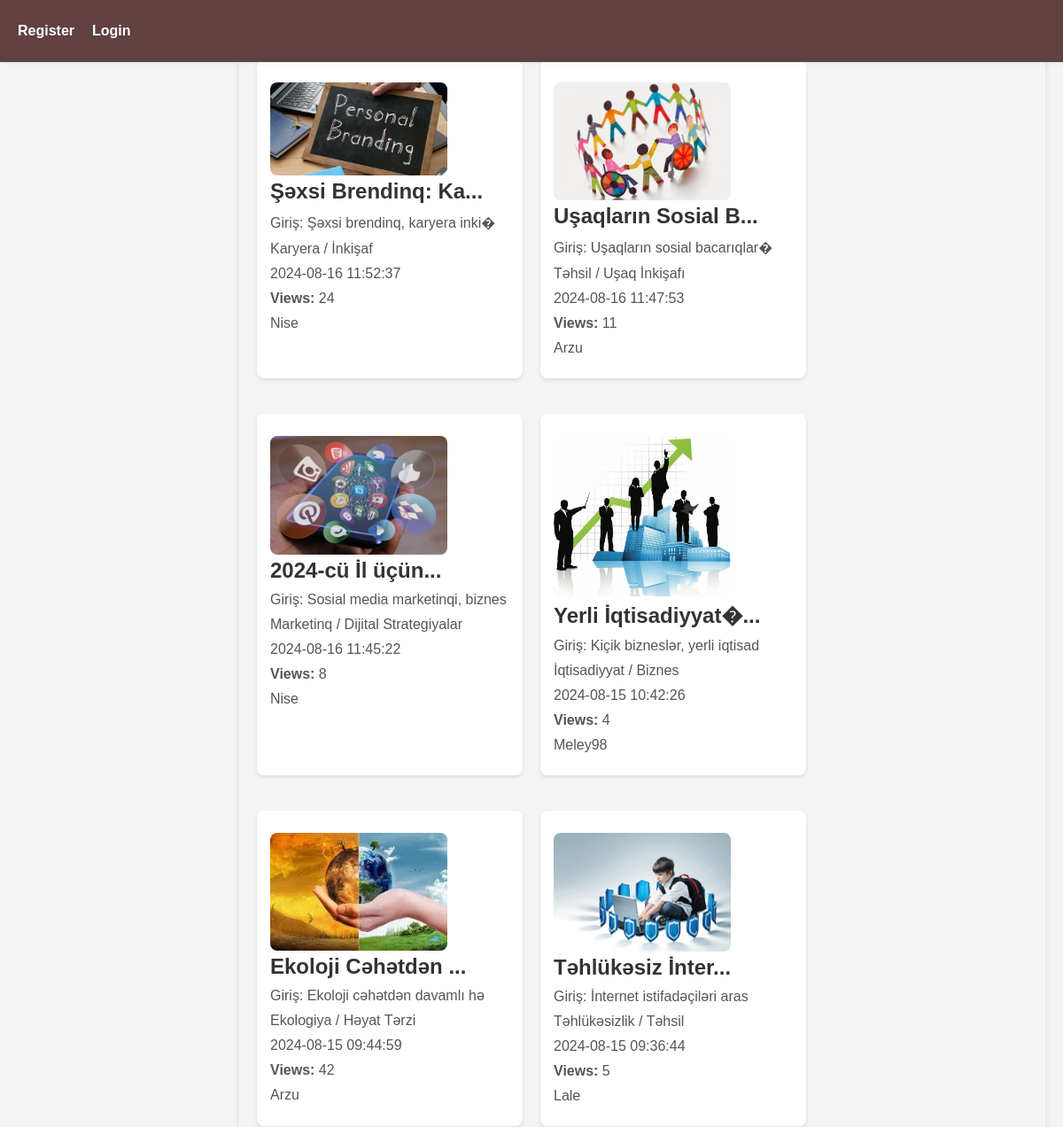
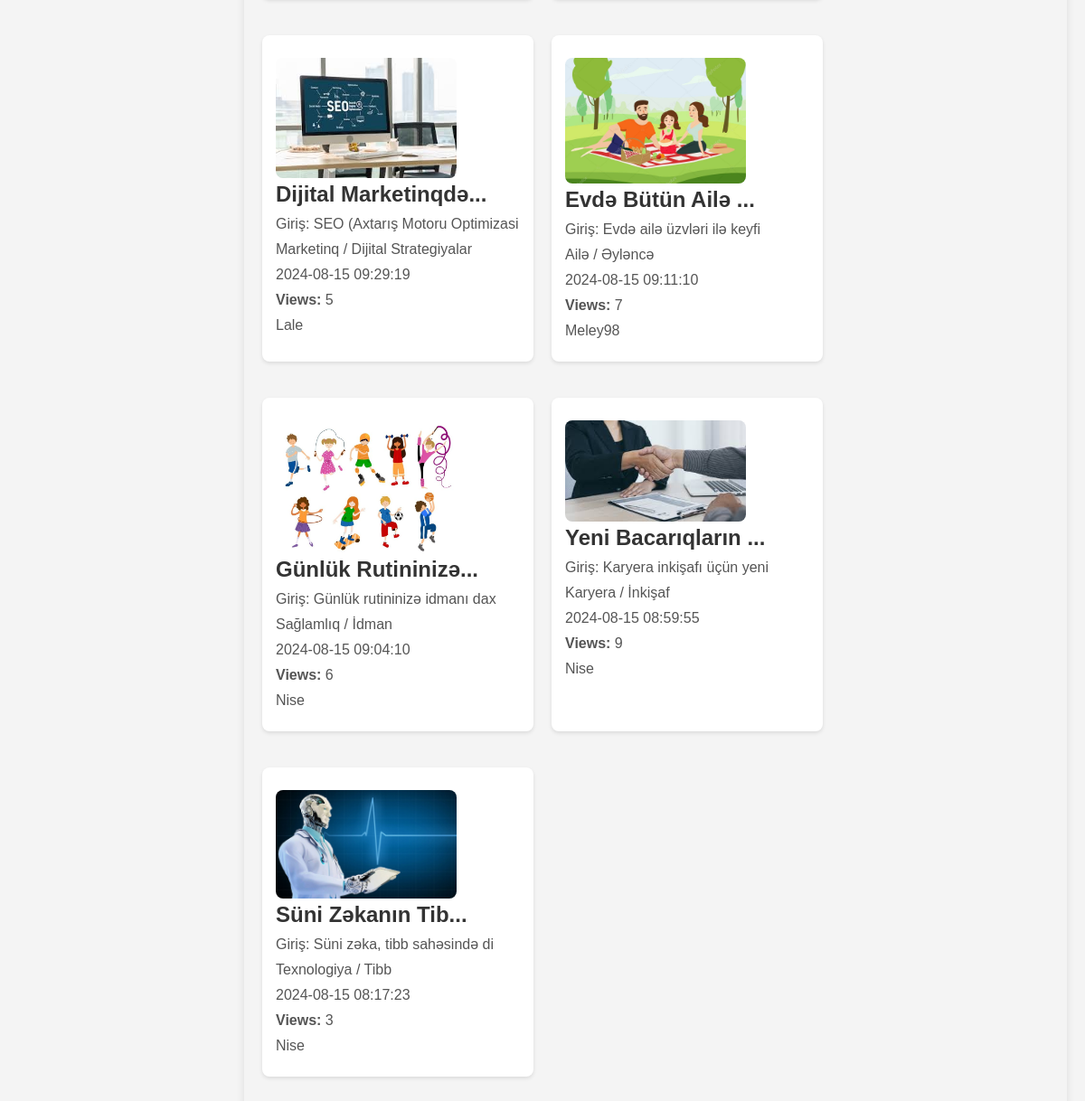
/admin/dashboard/month.php, run on the app's committed database (2 pictures, top to bottom).
### tables this page shows
CREATE TABLE `blogs` (
  `id` bigint(20) NOT NULL,
  `user_id` bigint(20) DEFAULT NULL,
  `category_id` bigint(20) DEFAULT NULL,
  `title` varchar(1000) NOT NULL,
  `description` mediumtext NOT NULL,
  `profile` varchar(255) NOT NULL,
  `is_publish` tinyint(1) DEFAULT 0,
  `view_count` int(11) DEFAULT 0,
  `created_at` timestamp NOT NULL DEFAULT current_timestamp(),
  `updated_at` timestamp NOT NULL DEFAULT current_timestamp() ON UPDATE current_timestamp()
);

CREATE TABLE `categories` (
  `id` bigint(20) NOT NULL,
  `name` varchar(255) NOT NULL,
  `created_at` timestamp NOT NULL DEFAULT current_timestamp(),
  `update_at` timestamp NOT NULL DEFAULT current_timestamp()
);

CREATE TABLE `users` (
  `id` bigint(20) NOT NULL,
  `name` varchar(255) NOT NULL,
  `surname` varchar(255) NOT NULL,
  `password` varchar(255) NOT NULL,
  `gender` int(11) NOT NULL,
  `dob` date NOT NULL,
  `profile` varchar(255) DEFAULT NULL,
  `email` varchar(255) NOT NULL,
  `active` int(11) DEFAULT 0,
  `role` int(11) DEFAULT 0,
  `otp` int(11) DEFAULT NULL,
  `created_at` timestamp NOT NULL DEFAULT current_timestamp(),
  `updated_at` timestamp NOT NULL DEFAULT current_timestamp()
);

### admin/dashboard/month.php (the view, shortened to what this page needs)
<?php
include '../../index.php';
$startOfMonth = date('Y-m-01');
$endOfMonth = date('Y-m-t');
$sql = "
    SELECT
        b.id AS blog_id,
        b.title AS blog_title,
        b.description AS blog_description,
        b.profile AS blog_profile_image,
        b.created_at AS blog_created_at,
        b.view_count AS blog_view_count,
        c.name AS category_name,
        u.name AS user_name
    FROM
        blogs b
    JOIN
        categories c ON b.category_id = c.id
    JOIN
        users u ON b.user_id = u.id
    WHERE
        b.is_publish = 1 AND b.created_at BETWEEN :startOfMonth AND :endOfMonth
    ORDER BY
        b.created_at DESC
";
$result = $connection->prepare($sql);
$result->bindParam(':startOfMonth', $startOfMonth);
$result->bindParam(':endOfMonth', $endOfMonth);
$result->execute();
$blogs = $result->fetchAll(PDO::FETCH_ASSOC);
?>
<!DOCTYPE html>
<html lang="en">
<head>
</head>
<body>
    <div class="hero">
        <h2>Blogs of the Month</h2>
        <div class="blogList">
            <?php if ($blogs): ?>
                <?php foreach ($blogs as $blog): ?>
                    <div class="blogItem">
                        <a href="http://localhost/final-project-php/admin/blogs/detailblog.php?id=<?= htmlspecialchars($blog['blog_id']); ?>">
                            <?php if ($blog['blog_profile_image']): ?>
                                <img src="../../public/<?= htmlspecialchars($blog['blog_profile_image']); ?>" alt="Blog Image" style="max-width:200px;">
                            <?php endif; ?>
                            <div class="title">
                                <h3><?= htmlspecialchars(substr($blog['blog_title'], 0, 20)) . "..." ?></h3>
                                <p><?= htmlspecialchars(substr($blog['blog_description'], 0, 40)); ?></p>
                                <p><?= htmlspecialchars($blog['category_name']); ?></p>
                                <p><?= htmlspecialchars($blog['blog_created_at']); ?></p>
                                <p><strong>Views:</strong> <?= htmlspecialchars($blog['blog_view_count']); ?></p>
                                <p><?= htmlspecialchars($blog['user_name']); ?></p>
                            </div>
                        </a>
                    </div>
                <?php endforeach; ?>
            <?php else: ?>
                <p>No blogs found for this month.</p>
            <?php endif; ?>
        </div>
    </div>
</body>
</html>

### head.php (style rules this page uses)
* { box-sizing: border-box; margin: 0; padding: 0; text-decoration: none; list-style: none; }
body { font-family: Arial, sans-serif; background-color: #f4f4f4; color: #333; margin: 0; padding: 0; outline: none; }
.blogList { width: 100%; margin: 0 auto; padding: 20px; background-color: #f4f4f4; border-radius: 10px; box-shadow: 0 0 10px rgba(0, 0, 0, 0.1); display: flex; flex-wrap: wrap; gap: 20px; }
.title { width: 100%; overflow: hidden }
.blogItem { width: 300px; padding: 15px; margin-bottom: 20px; background-color: #fff; border-radius: 8px; box-shadow: 0 2px 4px rgba(0, 0, 0, 0.1); }
.blogItem h3 { margin-top: 0; font-size: 24px; color: #333; }
.blogItem p { margin: 10px 0; color: #555; }
.blogItem img { max-width: 100%; height: auto; border-radius: 8px; margin-top: 10px; }
.hero { margin-left:250px; padding: 20px; }

### data on the page
blogs: profile (picture), title "Şəxsi Brendinq: Ka", description "Giriş: Şəxsi brendinq, karyera inki�", category.name "Karyera / İnkişaf", created_at "2024-08-16 11:52:37", view_count "24", user.name "Nise"
blogs: profile (picture), title "Uşaqların Sosial B", description "Giriş: Uşaqların sosial bacarıqlar�", category.name "Təhsil / Uşaq İnkişafı", created_at "2024-08-16 11:47:53", view_count "11", user.name "Arzu"
blogs: profile (picture), title "2024-cü İl üçün", description "Giriş: Sosial media marketinqi, biznes", category.name "Marketinq / Dijital Strategiyalar", created_at "2024-08-16 11:45:22", view_count "8", user.name "Nise"
blogs: profile (picture), title "Yerli İqtisadiyyat�", description "Giriş: Kiçik bizneslər, yerli iqtisad", category.name "İqtisadiyyat / Biznes", created_at "2024-08-15 10:42:26", view_count "4", user.name "Meley98"
blogs: profile (picture), title "Ekoloji Cəhətdən", description "Giriş: Ekoloji cəhətdən davamlı hə", category.name "Ekologiya / Həyat Tərzi", created_at "2024-08-15 09:44:59", view_count "42", user.name "Arzu"
blogs: profile (picture), title "Təhlükəsiz İnter", description "Giriş: İnternet istifadəçiləri aras", category.name "Təhlükəsizlik / Təhsil", created_at "2024-08-15 09:36:44", view_count "5", user.name "Lale"
blogs: profile (picture), title "Dijital Marketinqdə", description "Giriş: SEO (Axtarış Motoru Optimizasi", category.name "Marketinq / Dijital Strategiyalar", created_at "2024-08-15 09:29:19", view_count "5", user.name "Lale"
blogs: profile (picture), title "Evdə Bütün Ailə", description "Giriş: Evdə ailə üzvləri ilə keyfi", category.name "Ailə / Əyləncə", created_at "2024-08-15 09:11:10", view_count "7", user.name "Meley98"
blogs: profile (picture), title "Günlük Rutininizə", description "Giriş: Günlük rutininizə idmanı dax", category.name "Sağlamlıq / İdman", created_at "2024-08-15 09:04:10", view_count "6", user.name "Nise"
blogs: profile (picture), title "Yeni Bacarıqların", description "Giriş: Karyera inkişafı üçün yeni", category.name "Karyera / İnkişaf", created_at "2024-08-15 08:59:55", view_count "9", user.name "Nise"
blogs: profile (picture), title "Süni Zəkanın Tib", description "Giriş: Süni zəka, tibb sahəsində di", category.name "Texnologiya / Tibb", created_at "2024-08-15 08:17:23", view_count "3", user.name "Nise"
